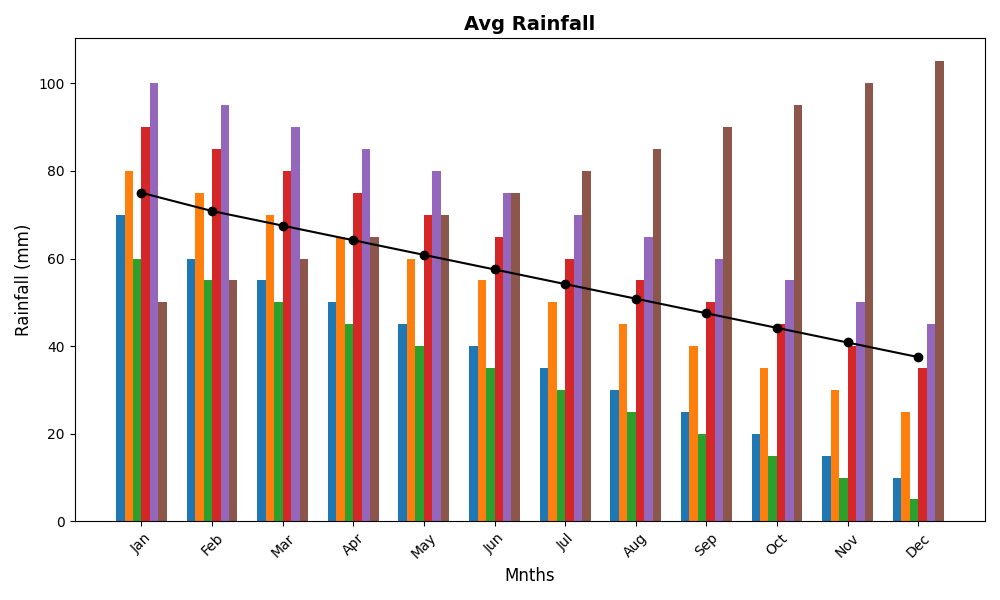

Python code for this plot:
import numpy as np
import matplotlib.pyplot as plt

continents = ['Afr', 'Asia', 'Eur', 'N. Am', 'S. Am', 'Aus']
months = ['Jan', 'Feb', 'Mar', 'Apr', 'May', 'Jun', 'Jul', 'Aug', 'Sep', 'Oct', 'Nov', 'Dec']

rainfall_data = np.array([
    [70, 60, 55, 50, 45, 40, 35, 30, 25, 20, 15, 10],
    [80, 75, 70, 65, 60, 55, 50, 45, 40, 35, 30, 25],
    [60, 55, 50, 45, 40, 35, 30, 25, 20, 15, 10, 5],
    [90, 85, 80, 75, 70, 65, 60, 55, 50, 45, 40, 35],
    [100, 95, 90, 85, 80, 75, 70, 65, 60, 55, 50, 45],
    [50, 55, 60, 65, 70, 75, 80, 85, 90, 95, 100, 105]
])

yearly_avg = rainfall_data.mean(axis=0)

fig, ax = plt.subplots(figsize=(10, 6))

colors = ['#1f77b4', '#ff7f0e', '#2ca02c', '#d62728', '#9467bd', '#8c564b']

width = 0.12
x = np.arange(len(months))

for i in range(len(continents)):
    ax.bar(x + width * i, rainfall_data[i], width, color=colors[i])

ax.plot(x + 2.5 * width, yearly_avg, marker='o', color='black', linestyle='-')

ax.set_xlabel('Mnths', fontsize=12)
ax.set_ylabel('Rainfall (mm)', fontsize=12)
ax.set_title('Avg Rainfall', fontsize=14, fontweight='bold')

ax.set_xticks(x + 2.5 * width)
ax.set_xticklabels(months, rotation=45, fontsize=10)

plt.tight_layout()
plt.show()
